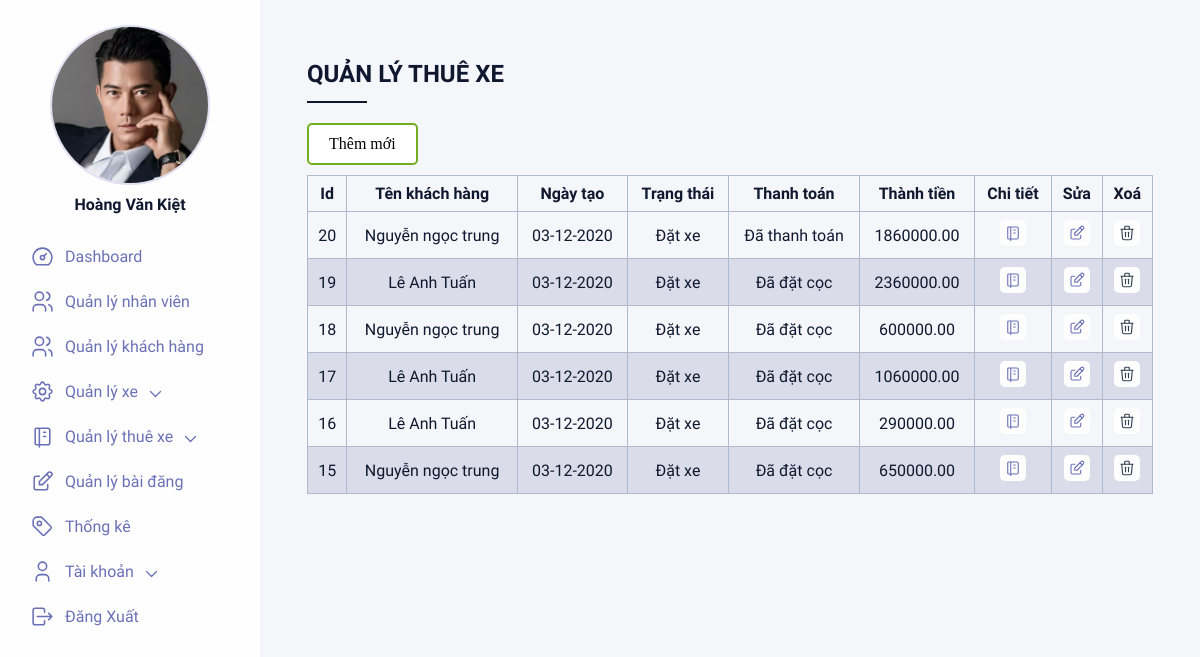
The app's page /Admin/show_order.php (signed in) with its own data.
### tables this page shows
CREATE TABLE `orders` (
  `Id` int(11) NOT NULL,
  `CreatedDate` date NOT NULL,
  `StatusOrder` varchar(50) NOT NULL,
  `StatusPayment` varchar(50) NOT NULL,
  `UserId` int(11) NOT NULL,
  `CustomerId` int(11) NOT NULL
);

CREATE TABLE `customers` (
  `Id` int(11) NOT NULL,
  `CustomerName` varchar(100) NOT NULL,
  `CustomerPhone` varchar(10) NOT NULL,
  `IdentityCard` varchar(9) NOT NULL,
  `Address` text NOT NULL,
  `Birthday` date NOT NULL,
  `Notes` text
);

CREATE TABLE `orderdetails` (
  `Id` int(11) NOT NULL,
  `OrderId` int(11) NOT NULL,
  `CarId` int(11) NOT NULL,
  `NumberDay` decimal(10,1) NOT NULL,
  `UnitPrice` decimal(10,2) NOT NULL
);

### Admin/show_order.php (the view, shortened to what this page needs)
<?php
require('connectDb.php');
$orders = $conn->query("SELECT o.Id as OrderId, od.UnitPrice, o.CustomerId, o.UserId, c.CustomerName, o.CreatedDate, o.StatusOrder, o.StatusPayment, u.UserName, u.FullName
FROM orders o join customers c on o.CustomerId = c.Id
join orderdetails od on od.OrderId = o.Id
join users u on o.UserId = u.Id where o.StatusOrder != 'Hoàn thành' order by o.Id desc")->fetchAll();
?>
<!DOCTYPE html>
<html lang="en">
<head>
    <link rel="stylesheet" href="css/main.css">
</head>
<body>
    <div class="wrapper">
        <div class="container">
            <div class="dashboard">
                <div class="left">
                    <div class="left__content">
                        <?php include('leftmenu.php'); ?>
                    </div>
                </div>
                <div class="right">
                    <div class="right__content">
                        <div class="right__title">Quản lý thuê xe</div>
                        <a href="insert_order.php" class="lienket">
                            Thêm mới
                        </a>
                        <div class="right__table">
                            <div class="right__tableWrapper">
                                <table>
                                    <thead>
                                        <tr>
                                            <th>Id</th>
                                            <th>Tên khách hàng</th>
                                            <th>Ngày tạo</th>
                                            <th>Trạng thái</th>
                                            <th>Thanh toán</th>
                                            <th>Thành tiền</th>
                                            <th>Chi tiết</th>
                                            <th>Sửa</th>
                                            <th>Xoá</th>
                                        </tr>
                                    </thead>
                                    <tbody>
                                        <?php for ($i = 0; $i < count($orders); $i++) { ?>
                                            <tr>
                                                <td data-label="Id"><?php echo $orders[$i]['OrderId'] ?></td>
                                                <td data-label="Tên khách hàng"><a target="_blank" href="update_customer.php?Id=<?php echo $orders[$i]['CustomerId'] ?>"><?php echo $orders[$i]['CustomerName'] ?></a></td>
                                                <td data-label="Ngày tạo"><?php echo date("d-m-Y", strtotime($orders[$i]['CreatedDate'])) ?></td>
                                                <td data-label="Trạng thái"><?php echo $orders[$i]['StatusOrder'] ?></td>
                                                <td data-label="Thanh toán"><?php echo $orders[$i]['StatusPayment'] ?></td>
                                                <td data-label="Thành tiền"><?php echo $orders[$i]['UnitPrice'] ?></td>
                                                <td data-label="Chi tiết" class="right__iconTable"><a target="_blank" href="details_order.php?Id=<?php echo $orders[$i]['OrderId'] ?>"><img src="assets/icon-book.svg" alt=""></a></td>
                                                <td data-label="Sửa" class="right__iconTable"><a href="update_order.php?Id=<?php echo $orders[$i]['OrderId'] ?>"><img src="assets/icon-edit.svg" alt=""></a></td>
                                                <td data-label="Xoá" class="right__iconTable"><a onclick="return confirm('Bạn chắc chắn muốn xóa đơn đặt xe này ?')" href="delete.php?id=<?php echo $orders[$i]['OrderId'] ?>&type=order"><img src="assets/icon-trash-black.svg" alt=""></a></td>
                                            </tr>
                                        <?php } ?>
                                    </tbody>
                                </table>
                            </div>
                        </div>
                    </div>
                </div>
            </div>
        </div>
    </div>
</body>
</html>

### Admin/css/main.css (style rules this page uses)
* { margin: 0; padding: 0; list-style: none; border: 0; -webkit-tap-highlight-color: transparent; text-decoration: none; color: inherit; box-sizing: border-box; }
body { font-family: "Muli", sans-serif; background-color: #e2dff2; }
.wrapper { display: grid; grid-template-columns: 1fr; justify-content: center; align-items: center; height: 100vh; box-sizing: border-box; }
.wrapper .container { width: 100%; max-width: 1440px; height: 100%; margin: 0 auto; transition: all 0.4s ease; overflow: hidden; }
.dashboard { display: flex; background: #f5f6fa; height: 100%; width: 100%; }
.left { background: #fefefe; width: 100%; max-width: 260px; display: flex; justify-content: flex-start; align-items: center; flex-direction: column; transition: all 0.6s 0.2s ease; z-index: 2; overflow-y: scroll; }
.left__content { width: calc(260px - 40px); padding-top: 25px; padding-bottom: 10px; }
.right { width: 100%; height: 100%; overflow-y: scroll; }
.right__content { padding: 60px 5%; }
.right__title { color: #10182f; font-size: 24px; font-weight: bold; text-transform: uppercase; position: relative; padding-bottom: 15px; margin-bottom: 20px; }
.right__title:before { content: ""; position: absolute; width: 60px; height: 2px; background-color: #10182f; bottom: 0; }
.right table { border-collapse: collapse; width: 100%; margin-bottom: 10px; }
.right table td, .right table th { border: 1px solid #b2b9ce; text-align: left; padding: 8px; color: #10182f; }
.right table tr:nth-child(even) { background-color: #dadce9; }
.right table th { text-align: center; }
.right table td { text-align: center; }
.right table td img { width: 60px; border-radius: 2px; }
.right__iconTable { text-align: center !important; }
.right__iconTable img { width: 26px !important; height: 26px; padding: 4px; transition: all 0.2s ease; background-color: #fefefe; border-radius: 5px !important; }

### Admin/show_order.php (style rules this page uses)
.lienket { background-color: white; color: black; border: 2px solid #73AD21; border-radius: 5px; padding: 10px 20px; text-align: center; text-decoration: none; display: inline-block; font-size: 16px; font-family: "Lucida Sans Unicode"; margin-bottom: 10px; }

### records on screen
orders: Id "20", CustomerId.CustomerName "Nguyễn ngọc trung", CreatedDate "03-12-2020", StatusOrder "Đặt xe", StatusPayment "Đã thanh toán", orderdetails.UnitPrice "1860000.00"
orders: Id "19", CustomerId.CustomerName "Lê Anh Tuấn", CreatedDate "03-12-2020", StatusOrder "Đặt xe", StatusPayment "Đã đặt cọc", orderdetails.UnitPrice "2360000.00"
orders: Id "18", CustomerId.CustomerName "Nguyễn ngọc trung", CreatedDate "03-12-2020", StatusOrder "Đặt xe", StatusPayment "Đã đặt cọc", orderdetails.UnitPrice "600000.00"
orders: Id "17", CustomerId.CustomerName "Lê Anh Tuấn", CreatedDate "03-12-2020", StatusOrder "Đặt xe", StatusPayment "Đã đặt cọc", orderdetails.UnitPrice "1060000.00"
orders: Id "16", CustomerId.CustomerName "Lê Anh Tuấn", CreatedDate "03-12-2020", StatusOrder "Đặt xe", StatusPayment "Đã đặt cọc", orderdetails.UnitPrice "290000.00"
orders: Id "15", CustomerId.CustomerName "Nguyễn ngọc trung", CreatedDate "03-12-2020", StatusOrder "Đặt xe", StatusPayment "Đã đặt cọc", orderdetails.UnitPrice "650000.00"

### other values on screen
$_SESSION['user']['FullName'] "Hoàng Văn Kiệt"
